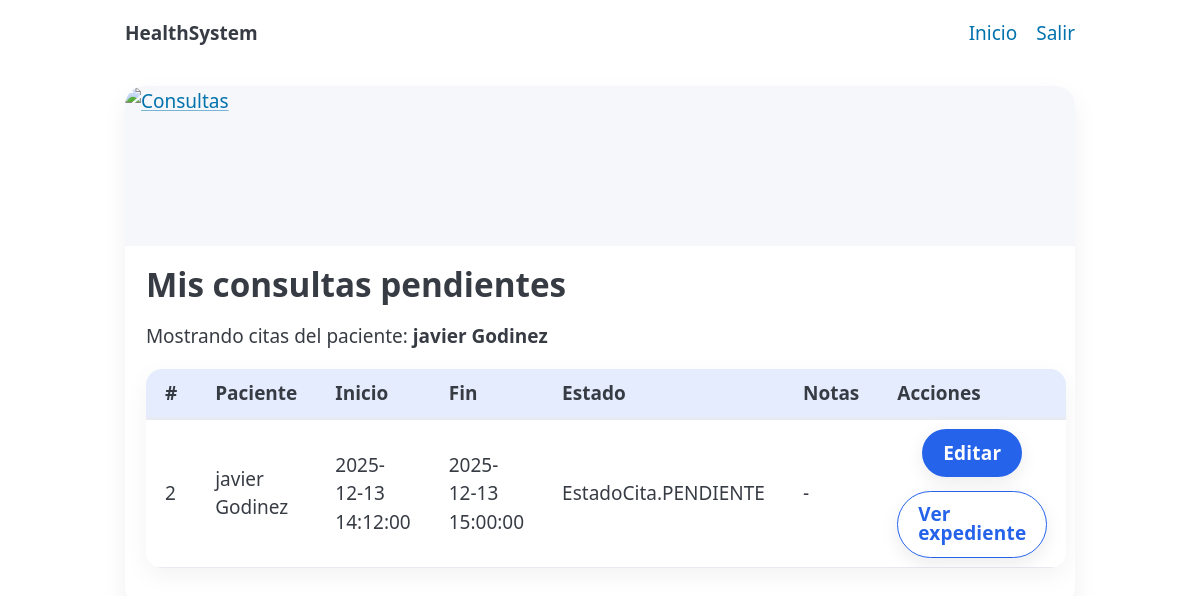
Page /doctor/consultas?paciente_id=1 (signed in) on the earlier database version.
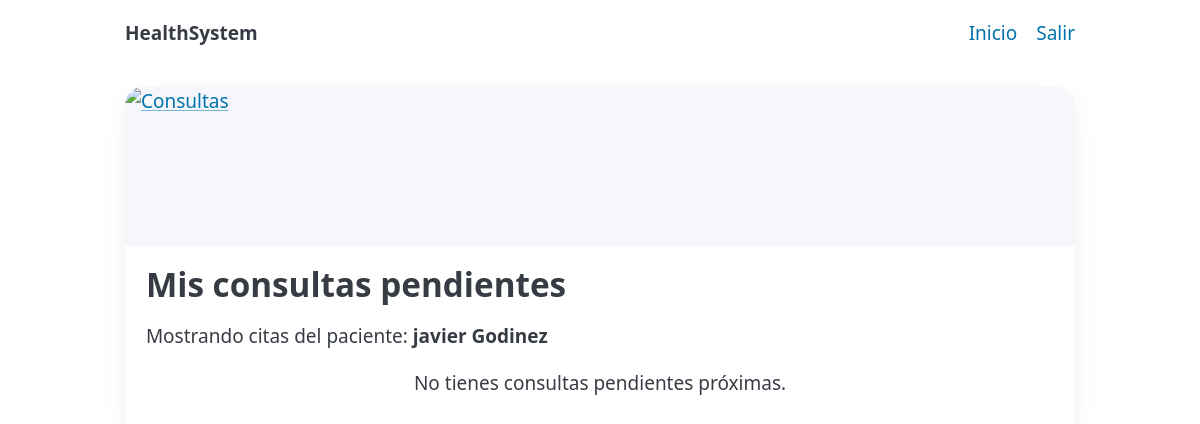
Same page on the later database version.
### models.py (models this page shows, shortened)
class Cita(Base):
    __tablename__ = "citas"
    id = Column(Integer, primary_key=True)
    medico_id = Column(Integer, ForeignKey("medicos.id"), nullable=False, index=True)
    paciente_id = Column(Integer, ForeignKey("usuarios.id"), nullable=False, index=True)
    start_at = Column(DateTime, nullable=False, index=True)
    end_at = Column(DateTime, nullable=False, index=True)
    estado = Column(SAEnum(EstadoCita), default=EstadoCita.PENDIENTE, nullable=False)
    notas = Column(String, nullable=True)
    medico = relationship("Medico", back_populates="citas")
    paciente = relationship("Usuario")

class Usuario(Base, UserMixin):
    __tablename__ = "usuarios"
    id = Column(Integer, primary_key=True)
    nombre = Column(String, nullable=False)
    apellido = Column(String, nullable=False)
    email = Column(String, unique=True, index=True, nullable=False)
    password_hash = Column(String, nullable=False)
    tipo = Column(SAEnum(TipoUsuario), default=TipoUsuario.PACIENTE, nullable=False)
    medico = relationship("Medico", back_populates="usuario", uselist=False)
    expediente = relationship("Expediente", back_populates="paciente", uselist=False)

### app.py (the view)
@app.route("/doctor/consultas")
@login_required
def doctor_consultas():
    if current_user.tipo != TipoUsuario.MEDICO:
        abort(403)
    paciente_id = request.args.get("paciente_id", type=int)
    with get_db() as db:
        medico = db.query(Medico).filter(Medico.usuario_id == current_user.id).first()
        if not medico:
            flash("No hay registro de médico asociado a tu usuario.", "warning")
            return redirect(url_for("dashboard"))
        ahora = datetime.now()
        q = (
            db.query(Cita)
            .options(
                joinedload(Cita.paciente),
                joinedload(Cita.medico).joinedload(Medico.usuario),
            )
            .filter(
                Cita.medico_id == medico.id,
                Cita.start_at >= ahora,
                Cita.estado.in_([EstadoCita.PENDIENTE, EstadoCita.CONFIRMADA]),
            )
        )
        selected_paciente = None
        if paciente_id:
            q = q.filter(Cita.paciente_id == paciente_id)
            selected_paciente = db.get(Usuario, paciente_id)
        citas = q.order_by(Cita.start_at.asc()).all()
    return render_template(
        "doctor_consultas.html",
        citas=citas,
        EstadoCita=EstadoCita,
        selected_paciente=selected_paciente
    )

### app.py (called while the page is built)
@contextmanager
def get_db():
    db = SessionLocal()
    try:
        yield db
        db.commit()
    except Exception:
        db.rollback()
        raise
    finally:
        db.close()

@login_manager.user_loader
def load_user(user_id):
    with get_db() as db:
        return db.get(Usuario, int(user_id))

### templates/doctor_consultas.html (shortened to what this page needs)
{% extends "_layout.html" %}
{% block content %}
<section class="card">
  <a class="media" aria-label="Consultas">
    <img alt="Consultas" src="https://images.unsplash.com/photo-1516542076529-1ea3854896e1?q=80&w=1600&auto=format&fit=crop">
  </a>
  <div class="body">
    <h2>Mis consultas pendientes</h2>
    {% if selected_paciente %}
      <p>Mostrando citas del paciente: <strong>{{ selected_paciente.nombre }} {{ selected_paciente.apellido }}</strong></p>
    {% endif %}
    {% if citas|length == 0 %}
      <p class="center">No tienes consultas pendientes próximas.</p>
    {% else %}
      <table>
        <thead>
          <tr>
            <th>#</th>
            <th>Paciente</th>
            <th>Inicio</th>
            <th>Fin</th>
            <th>Estado</th>
            <th>Notas</th>
            <th>Acciones</th>
          </tr>
        </thead>
        <tbody>
          {% for c in citas %}
          <tr>
            <td>{{ c.id }}</td>
            <td>{{ c.paciente.nombre }} {{ c.paciente.apellido }}</td>
            <td>{{ c.start_at }}</td>
            <td>{{ c.end_at }}</td>
            <td>{{ c.estado }}</td>
            <td>{{ c.notas or '-' }}</td>
            <td>
              <div class="action-bar" style="margin:0;">
                <a class="btn btn-primary" href="{{ url_for('citas_edit', cita_id=c.id) }}">Editar</a>
                <a class="btn btn-ghost" href="{{ url_for('expediente_view', paciente_id=c.paciente.id) }}">Ver expediente</a>
              </div>
            </td>
          </tr>
          {% endfor %}
        </tbody>
      </table>
    {% endif %}
  </div>
</section>
{% endblock %}

Differences in the rows shown:
no longer on this page (row edited): Cita: id "2", paciente.nombre "javier", paciente.apellido "Godinez", start_at "2025-12-13 14:12:00", end_at "2025-12-13 15:00:00", estado "EstadoCita.PENDIENTE", notas "-"
Other differences:
text no longer shown: "# Paciente Inicio Fin Estado Notas Acciones"
text now shown: "No tienes consultas pendientes próximas."
